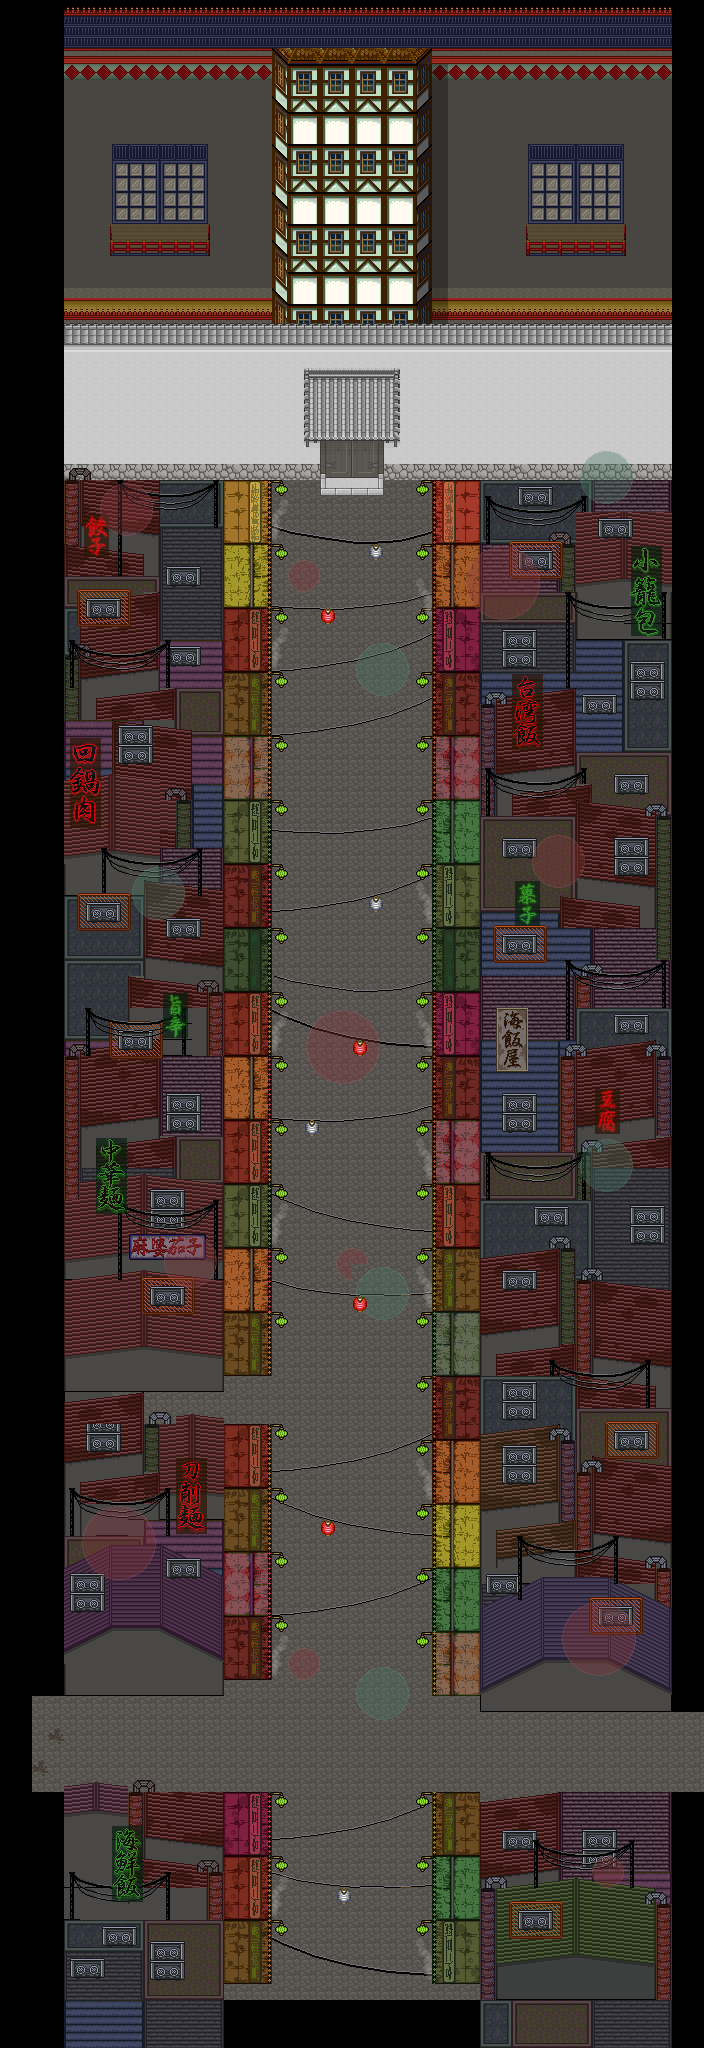

Rendered tile map (Tiled .tmx) drawn with the repository's tilesets; below, a short description and the map source with its tile grids summarised:
An orthogonal 44x128 tile map with 16x16 px tiles, 23 tile layers (Base, tengenrou, tengenrou2, tengenrou3, ...), 7 tilesets and 90 objects.

<map version="1.0" orientation="orthogonal" renderorder="right-down" width="44" height="128" tilewidth="16" tileheight="16" backgroundcolor="#000000" nextobjectid="334">
 <tileset firstgid="1" name="temple_out" tilewidth="16" tileheight="16" tilecount="2016" columns="16">
  <image source="temple_out.png" trans="aa55ff" width="256" height="2016" />
 </tileset>
 <tileset firstgid="2017" name="chinaTown" tilewidth="16" tileheight="16" tilecount="2850" columns="30">
  <image source="chinaTown.png" trans="aa55ff" width="480" height="1520" />
 </tileset>
 <tileset firstgid="4867" name="ed2" tilewidth="16" tileheight="16" tilecount="480" columns="30">
  <image source="ed2.png" width="480" height="256" />
 </tileset>
 <tileset firstgid="5347" name="death" tilewidth="16" tileheight="16" tilecount="384" columns="24">
  <image source="death.png" width="384" height="256" />
 </tileset>
 <tileset firstgid="5731" name="shopArea" tilewidth="16" tileheight="16" tilecount="851" columns="37">
  <image source="shopArea.png" trans="aa55ff" width="592" height="368" />
 </tileset>
 <tileset firstgid="6582" name="ST-Sewer-01" tilewidth="16" tileheight="16" tilecount="1504" columns="16">
  <image source="ST-Sewer-01.png" trans="aa55ff" width="256" height="1504" />
 </tileset>
 <tileset firstgid="8086" name="option6" tilewidth="16" tileheight="16" tilecount="32" columns="4">
  <image source="option6.png" width="64" height="128" />
 </tileset>
 <layer name="Base" width="44" height="128">
  <properties>
   <property name="z" value="-11" />
  </properties>
  <data>[5632 cells, 4012 non-empty, 2 distinct tile ids]</data>
 </layer>
 <layer name="tengenrou" width="44" height="128">
  <properties>
   <property name="z" value="-11" />
  </properties>
  <data>[5632 cells, 795 non-empty, 85 distinct tile ids]</data>
 </layer>
 <layer name="tengenrou2" width="44" height="128">
  <properties>
   <property name="z" value="-11" />
  </properties>
  <data>[5632 cells, 8 non-empty, 4 distinct tile ids]</data>
 </layer>
 <layer name="tengenrou3" width="44" height="128">
  <properties>
   <property name="z" value="-11" />
  </properties>
  <data>[5632 cells, 206 non-empty, 20 distinct tile ids]</data>
 </layer>
 <layer name="shadow" width="44" height="128">
  <properties>
   <property name="z" value="-11" />
  </properties>
  <data>[5632 cells, 34 non-empty, 2 distinct tile ids]</data>
 </layer>
 <layer name="MonoShita" width="44" height="128">
  <properties>
   <property name="z" value="-11" />
  </properties>
  <data>[5632 cells, 597 non-empty, 355 distinct tile ids]</data>
 </layer>
 <layer name="MonoShita2" width="44" height="128">
  <properties>
   <property name="z" value="-11" />
  </properties>
  <data>[5632 cells, 1337 non-empty, 282 distinct tile ids]</data>
 </layer>
 <layer name="MonoChu" width="44" height="128">
  <properties>
   <property name="z" value="-11" />
  </properties>
  <data>[5632 cells, 799 non-empty, 346 distinct tile ids]</data>
 </layer>
 <layer name="MonoUe" width="44" height="128">
  <properties>
   <property name="z" value="-11" />
  </properties>
  <data>[5632 cells, 46 non-empty, 46 distinct tile ids]</data>
 </layer>
 <layer name="MonoUe2" width="44" height="128">
  <properties>
   <property name="z" value="-11" />
  </properties>
  <data>[5632 cells, 384 non-empty, 35 distinct tile ids]</data>
 </layer>
 <layer name="MonoUe3" width="44" height="128">
  <properties>
   <property name="z" value="-11" />
  </properties>
  <data>[5632 cells, 162 non-empty, 36 distinct tile ids]</data>
 </layer>
 <layer name="door" width="44" height="128">
  <properties>
   <property name="z" value="-11" />
  </properties>
  <data>[5632 cells, 44 non-empty, 28 distinct tile ids]</data>
 </layer>
 <layer name="blood" width="44" height="128">
  <properties>
   <property name="z" value="-11" />
  </properties>
  <data>[5632 cells, 241 non-empty, 78 distinct tile ids]</data>
 </layer>
 <layer name="death" width="44" height="128">
  <properties>
   <property name="z" value="-11" />
  </properties>
  <data>[5632 cells, 16 non-empty, 8 distinct tile ids]</data>
 </layer>
 <layer name="hide" width="44" height="128">
  <properties>
   <property name="z" value="-11" />
  </properties>
  <data>[5632 cells, 520 non-empty, 1 distinct tile ids]</data>
 </layer>
 <objectgroup name="collision">
  <object id="244" x="432" y="480" width="272" height="1232" />
  <object id="245" x="48" y="1792" width="224" height="256" />
  <object id="246" x="0" y="480" width="272" height="336" />
  <object id="247" x="48" y="816" width="224" height="576" />
  <object id="248" x="32" y="448" width="304" height="32" />
  <object id="249" x="224" y="2032" width="224" height="16" />
  <object id="250" x="432" y="1792" width="272" height="256" />
  <object id="251" x="0" y="1392" width="112" height="304" />
  <object id="252" x="112" y="1424" width="112" height="272" />
  <object id="253" x="368" y="448" width="304" height="32" />
  <object id="254" x="336" y="448" width="32" height="32">
   <properties>
    <property name="objID" value="181" />
   </properties>
  </object>
  <object id="255" x="224" y="1424" width="48" height="272" />
 </objectgroup>
 <objectgroup name="event">
  <object id="256" x="224" y="1984" width="256" height="48">
   <properties>
    <property name="EventID" value="1" />
    <property name="trigger" value="1" />
   </properties>
  </object>
  <object id="257" x="16" y="2000" width="32" height="32">
   <properties>
    <property name="EventID" value="2" />
    <property name="trigger" value="0" />
   </properties>
  </object>
  <object id="258" x="272" y="480" width="16" height="16">
   <properties>
    <property name="objID" value="1" />
   </properties>
  </object>
  <object id="259" x="272" y="544" width="16" height="16">
   <properties>
    <property name="objID" value="2" />
   </properties>
  </object>
  <object id="260" x="272" y="608" width="16" height="16">
   <properties>
    <property name="objID" value="3" />
   </properties>
  </object>
  <object id="261" x="272" y="672" width="16" height="16">
   <properties>
    <property name="objID" value="4" />
   </properties>
  </object>
  <object id="262" x="272" y="736" width="16" height="16">
   <properties>
    <property name="objID" value="5" />
   </properties>
  </object>
  <object id="263" x="272" y="800" width="16" height="16">
   <properties>
    <property name="objID" value="6" />
   </properties>
  </object>
  <object id="264" x="272" y="864" width="16" height="16">
   <properties>
    <property name="objID" value="7" />
   </properties>
  </object>
  <object id="265" x="272" y="928" width="16" height="16">
   <properties>
    <property name="objID" value="8" />
   </properties>
  </object>
  </objectgroup>
 <objectgroup name="path">
  <!-- 2 objects omitted --></objectgroup>
 <layer name="dustypipe" width="44" height="128">
  <data>[5632 cells, 0 non-empty, 0 distinct tile ids]</data>
 </layer>
 <layer name="dustybox" width="44" height="128">
  <data>[5632 cells, 358 non-empty, 35 distinct tile ids]</data>
 </layer>
 <layer name="dustyline" width="44" height="128">
  <data>[5632 cells, 322 non-empty, 21 distinct tile ids]</data>
 </layer>
 <layer name="line" width="44" height="128">
  <data>[5632 cells, 442 non-empty, 167 distinct tile ids]</data>
 </layer>
 <layer name="CharaUe3" width="44" height="128">
  <data>[5632 cells, 64 non-empty, 23 distinct tile ids]</data>
 </layer>
 <layer name="neon" width="44" height="128">
  <data>[5632 cells, 201 non-empty, 159 distinct tile ids]</data>
 </layer>
 <layer name="light" width="44" height="128">
  <data>[5632 cells, 259 non-empty, 61 distinct tile ids]</data>
 </layer>
 <layer name="tyouchin" width="44" height="128">
  <data>[5632 cells, 8 non-empty, 2 distinct tile ids]</data>
 </layer>
</map>
<!-- 68 of 90 objects omitted -->
